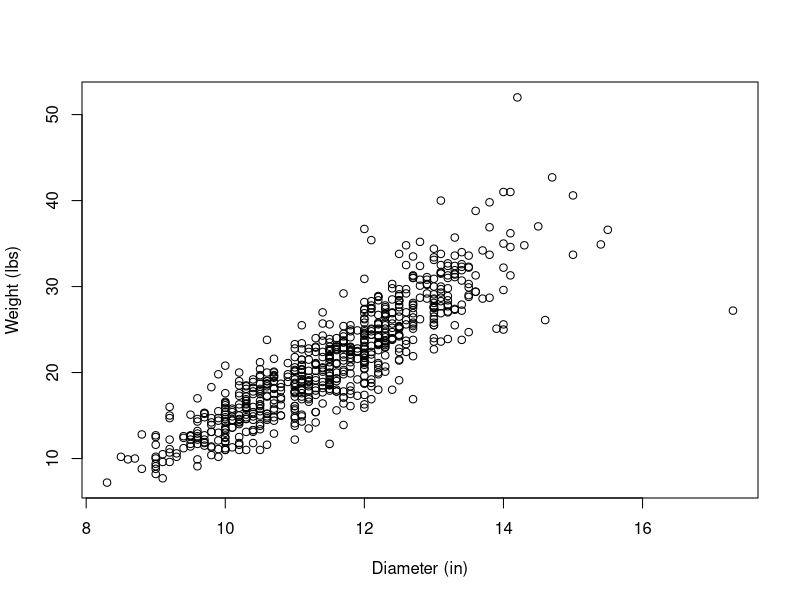
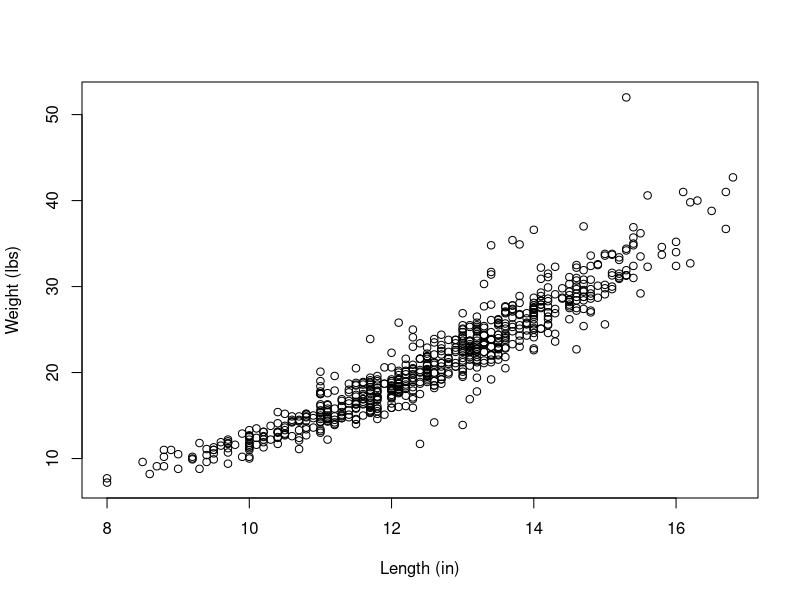
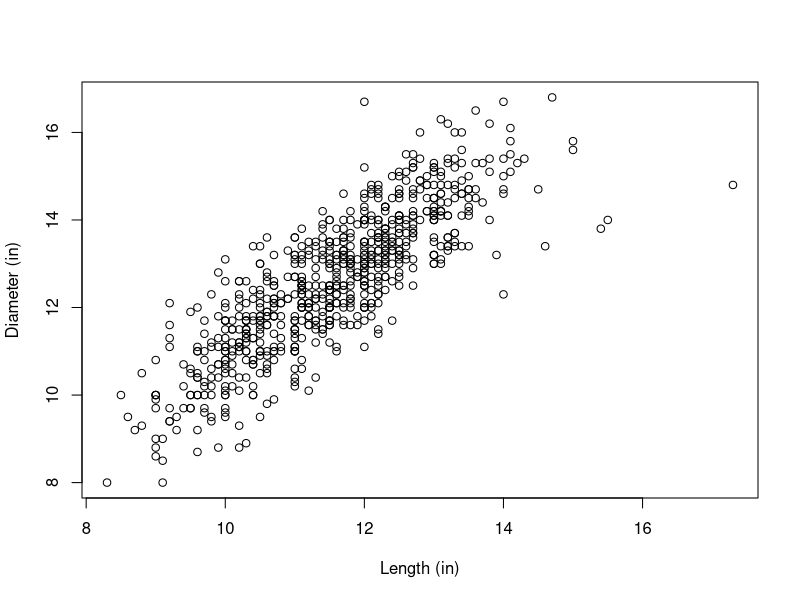
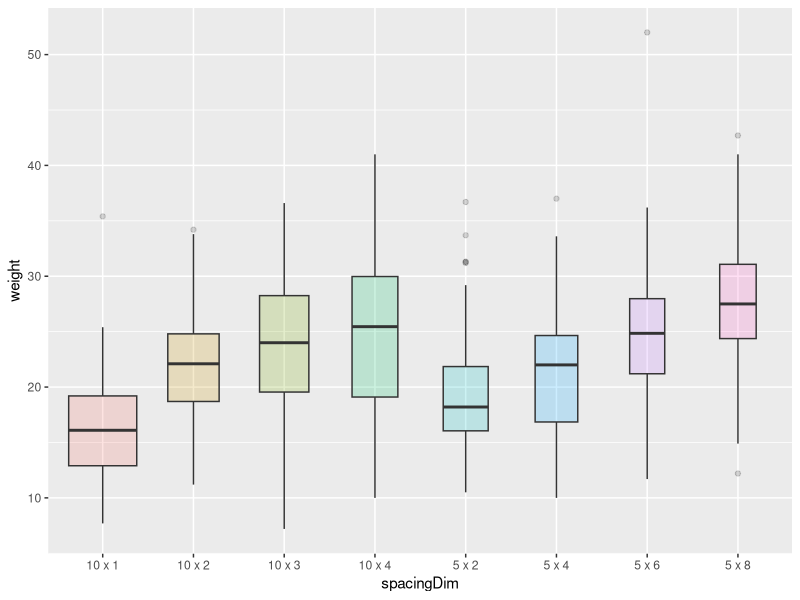
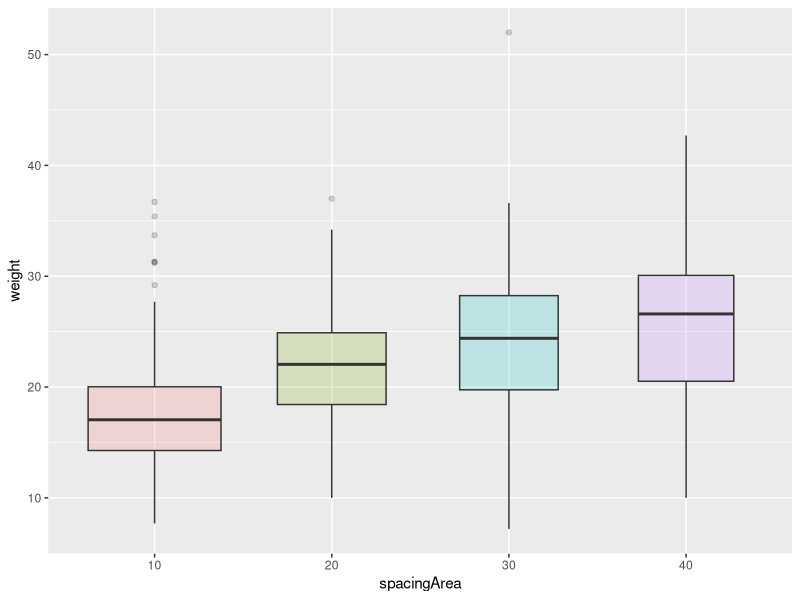

The R source for these figures, in order:
## ---- chunk 1
library(tidyverse)
library(formatR)
library(dplyr)
library(readxl)
library(ggplot2)
library(writexl)
knitr::opts_chunk$set(echo=TRUE,tidy.opts=list(width.cutoff=70),tidy=TRUE)
## ---- chunk 2
# Read sheet with WEIGHTS, transform from wide to tall, remove NA records
spacingWeight <- read_excel(path="pumpkin_play.xlsx", sheet="Spacing Weights (lbs)")
spacingWeight <- gather(spacingWeight,key="Pumpkin",value="Weight",8:55)
spacingWeight <- subset(spacingWeight,!is.na(Weight))
# Rename columns
names(spacingWeight) <- c("plot","treatment","rep","standCount","standCountIdeal","spacingDim","greenPumpkins","pumpkinNum","weight")
# Create unique identifier for each pumpkin
spacingWeight <- mutate(spacingWeight,pumpkinID=paste(plot,"-",pumpkinNum))

# Read sheet with LENGTHS, transform from wide to tall, remove NA records
spacingLength <- read_excel(path="pumpkin_play.xlsx", sheet="Spacing Lengths (inches)")
spacingLength <- gather(spacingLength,key="Pumpkin",value="Length",8:55)
spacingLength <- subset(spacingLength,!is.na(Length))
# Rename columns
names(spacingLength) <- c("plot","treatment","rep","standCount","standCountIdeal","spacingDim","greenPumpkins","pumpkinNum","length")
# Create unique identifier for each pumpkin
spacingLength <- mutate(spacingLength,pumpkinID=paste(plot,"-",pumpkinNum))

# Read sheet with DIAMETERS, transform from wide to tall, remove NA records
spacingDiameter <- read_excel(path="pumpkin_play.xlsx", sheet="Spacing Diameters (inches)")
spacingDiameter <- gather(spacingDiameter,key="Pumpkin",value="Diameter",8:55)
spacingDiameter <- subset(spacingDiameter,!is.na(Diameter))
# Rename columns
names(spacingDiameter) <- c("plot","treatment","rep","standCount","standCountIdeal","spacingDim","greenPumpkins","pumpkinNum","diameter")
# Create unique identifier for each pumpkin
spacingDiameter <- mutate(spacingDiameter,pumpkinID=paste(plot,"-",pumpkinNum))
## ---- chunk 3
# Join all spacing metrics in one raw table for quality checks
spacingDataRaw <- inner_join(spacingWeight,spacingLength)
spacingDataRaw <- inner_join(spacingDataRaw,spacingDiameter)

# Create clean table for further transformations
spacingData <- as_tibble(spacingDataRaw)

# Format variables
spacingData$plot <- as.factor(spacingData$plot)
spacingData$treatment <- as.factor(spacingData$treatment)
spacingData$rep <- as.factor(spacingData$rep)
spacingData$pumpkinNum <- as.numeric(spacingData$pumpkinNum)

# Create variable for pumpkin color, populate based on conditional statement, and format
spacingData <- mutate(spacingData,color="unknown")
for (i in 1:nrow(spacingData)) {
  spacingData[i,13] <- if_else(spacingData[i,8] %in% sapply(strsplit(as.character(spacingData[i,7]),split=", "),function(x) as.numeric(x)),
                                 "Green",
                                 "Orange")
}
spacingData$color <- as.factor(spacingData$color)

# Create variable for spacing area and transform spacing variables factors
spacingData <- mutate(spacingData,spacingArea=sapply(strsplit(as.character(spacingDim),split=" x "),function(x) prod(as.numeric(x))))
spacingData$spacingArea <- as.factor(spacingData$spacingArea)
spacingData$spacingDim <- as.factor(spacingData$spacingDim)
spacingData$length <- as.numeric(spacingData$length)

# Create variable for realized ideal stand count percentage
spacingData <- mutate(spacingData,standCountIdealPct=standCount/standCountIdeal)

# Arrange columns for presentation of final table for spacing data
spacingData <- select(spacingData,c(10,1,3,2,8,6,14,4,5,15,13,9,11,12))

# Provide structure of transformed variables with data preview
str(spacingData)
spacingData

# Export R data object to Excel for client review
write_xlsx(spacingData,"spacingData.xlsx")
## ---- chunk 4
# Scatter plot of weight vs length
plot(spacingData$length,spacingData$weight,
     xlab="Diameter (in)",
     ylab="Weight (lbs)")

# Scatter plot of weight vs diameter
plot(spacingData$diameter,spacingData$weight,
     xlab="Length (in)",
     ylab="Weight (lbs)")

# Scatter plot of diameter vs length
plot(spacingData$length,spacingData$diameter,
     xlab="Length (in)",
     ylab="Diameter (in)")

# Boxplot by spacing dimension
ggplot(spacingData, aes(x=spacingDim, y=weight, fill=spacingDim)) +
    geom_boxplot(varwidth = TRUE, alpha=0.2) +
    theme(legend.position="none")

# Boxplot by spacing area
ggplot(spacingData, aes(x=spacingArea, y=weight, fill=spacingArea)) +
    geom_boxplot(varwidth = TRUE, alpha=0.2) +
    theme(legend.position="none")
